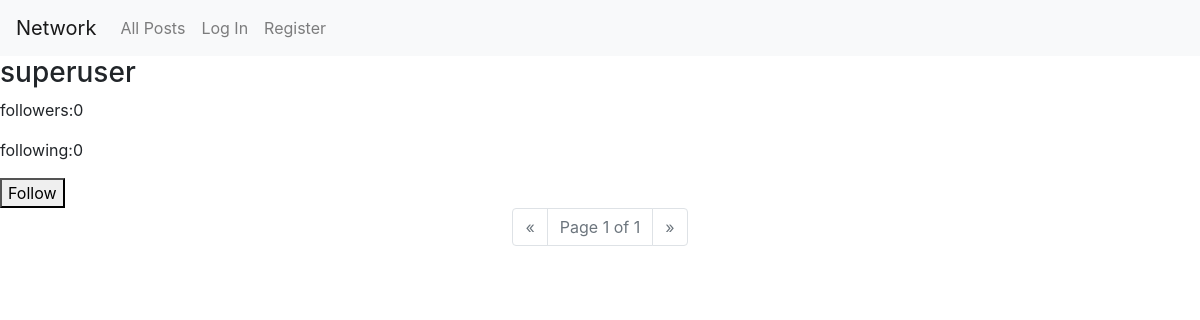
The page /profile/superuser on the database as committed earlier.
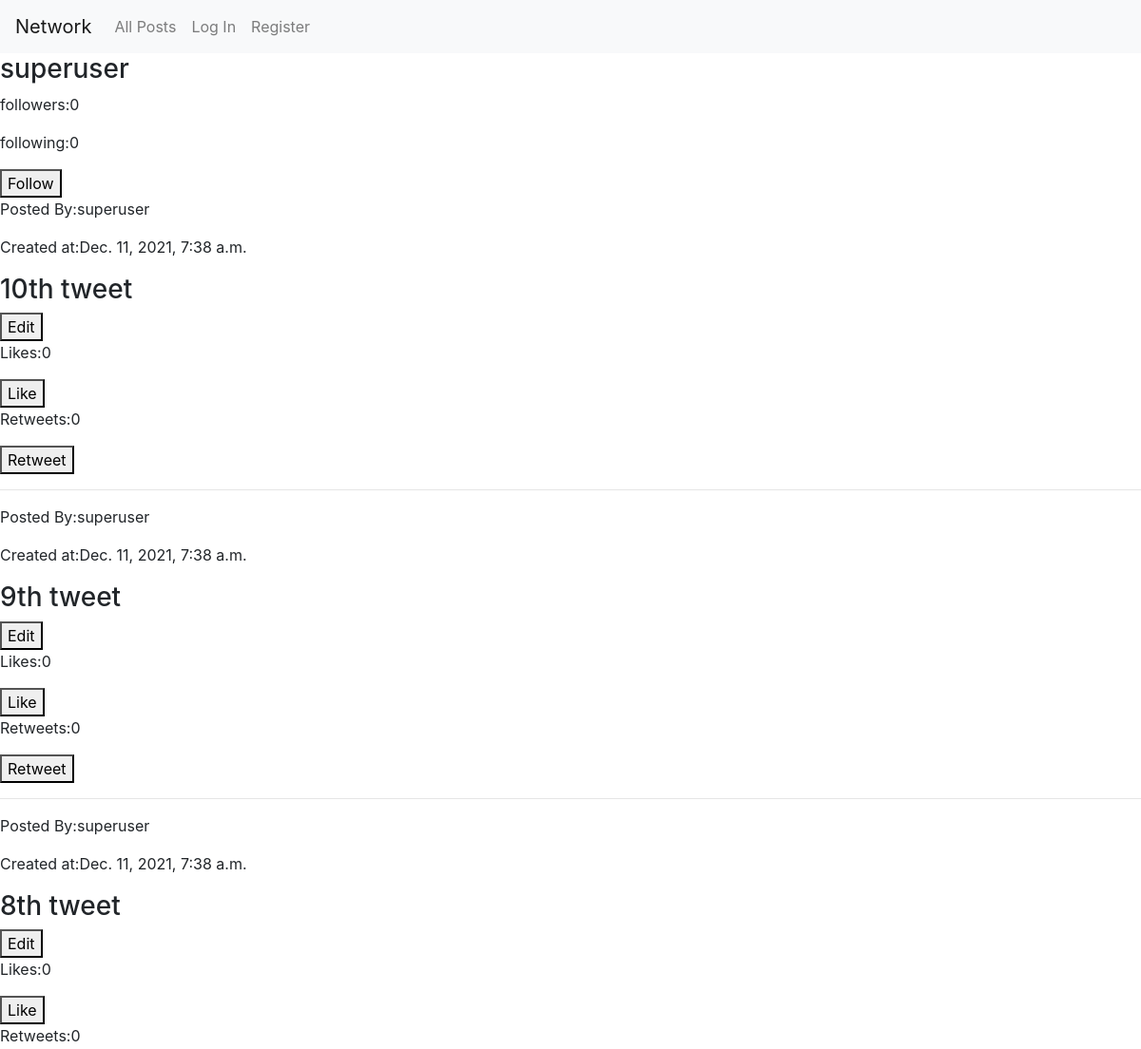
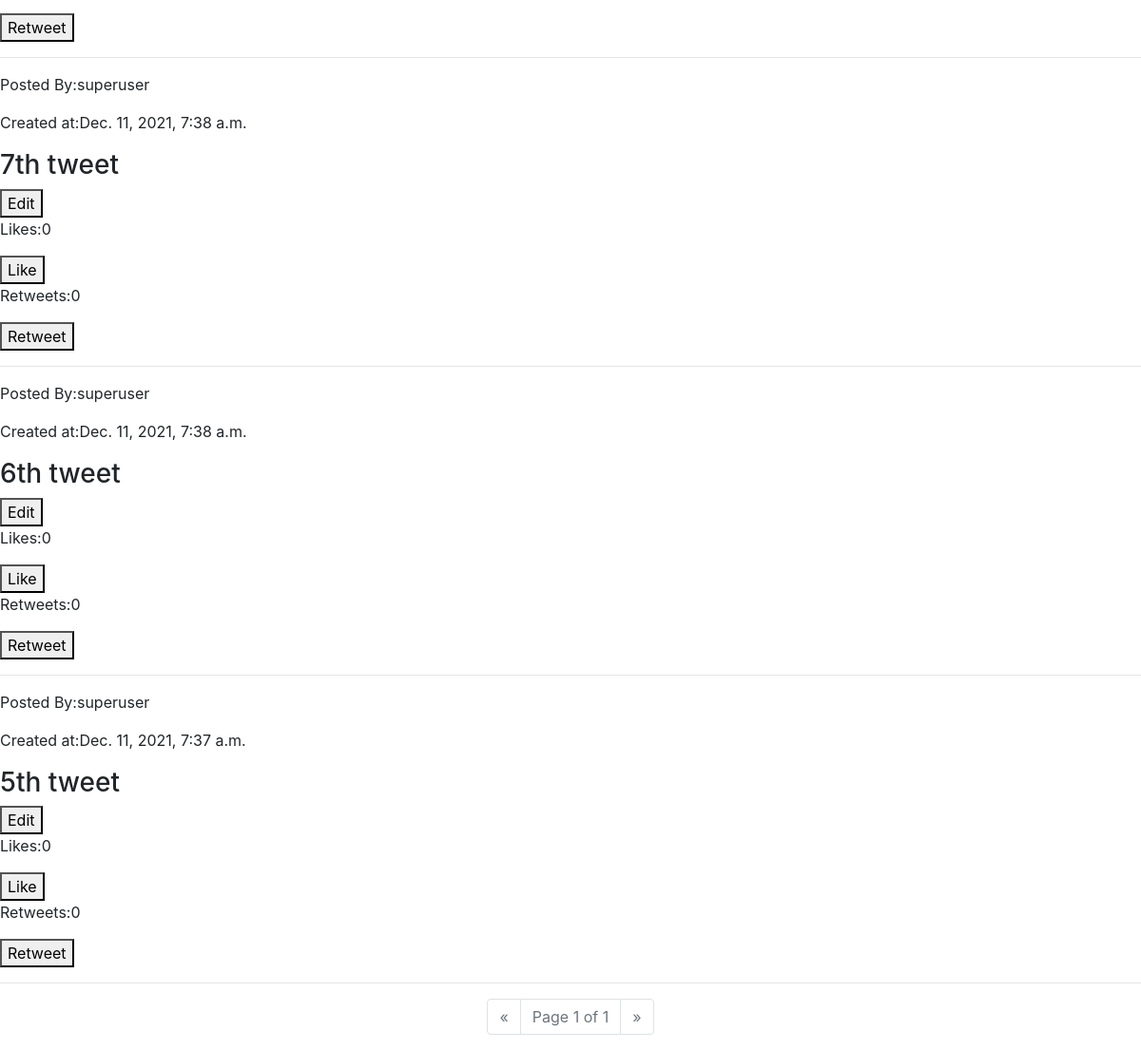
The same page on the database as committed later (2 pictures, top to bottom).
### network/models.py (models this page shows, shortened)
class make_tweet(models.Model):
    content=models.CharField(max_length=1000,null=False)
    author=models.ForeignKey(User,on_delete=models.CASCADE,related_name="tweet")
    time_stamp=models.DateTimeField(auto_now_add=True)
    liked=models.ManyToManyField(User,related_name="like",blank=True)
    retweet=models.ManyToManyField(User,related_name="retweet",blank=True)
    def likecount(self):
        return self.liked.all().count()
    def retweetcount(self):
        return self.retweet.all().count()
    class Meta:
        ordering=['-time_stamp']

class User(AbstractUser):
    pass
    is_following=models.ManyToManyField("self",related_name="followers",blank=True,symmetrical=False)
    def __str__(self):
        return self.username

### network/views.py (the view)
# urls.py: path("profile/<str:username>", views.view_profile, name="view_profile"),
def view_profile(request,username):
    viewed_profile=User.objects.get(username=username)
    tweets=viewed_profile.tweet.all()
    print(tweets)
    paginate=Paginator(tweets,10)
    page_number=request.GET.get("page")
    page_obj=paginate.get_page(page_number)
    return render(request,"network/profile.html",{
        "profile":viewed_profile,
        "page_obj":page_obj,
    })

### network/templates/network/profile.html (shortened to what this page needs)
{% extends "network/layout.html" %}
{% load static %}
{% block body %}
<div class="profile" id="profile-{{profile.id}}">
    <h3 class="username">{{profile.username}}</h3>
    <p class="followers"> followers:{{profile.followers.all.count}}</p>
    <p class="following"> following:{{profile.is_following.all.count}}</p>
    <button  class="follow-button"data-username={{profile.username}}>Follow</button>
</div>
<div class="own-tweets tweets">
    {% for tweet in page_obj %}
    <div class="tweet" id='tweet-{{tweet.id}}' onclick="location.href='{% url 'view_tweet' tweet.id %}'">
        <div class="tweet-info">
            <p class="tweet-author" onclick="location.href='{% url 'view_profile' tweet.author %}'">Posted By:{{tweet.author}}</p>
            <p class="timestamp">Created at:{{tweet.time_stamp}}</p>
        </div>
        <h3 class="tweet-content" id="tweet-content-{{tweet.id}}">{{tweet.content}}</h3>
        <button class="edit_button " data-id="{{tweet.id}}">Edit</button>
        <p  id="like-post-{{tweet.id}}" class="like-count">Likes:{{tweet.likecount}}</p>
        <button class="like-button" data-id="{{tweet.id}}">Like</button>
        <p  id="rt-post-{{tweet.id}}" class="rt-count">Retweets:{{tweet.retweetcount}}</p>
        <button class="rt-button" data-id="{{tweet.id}}">Retweet</button>
    </div>
    <hr>
    {% endfor %}
</div>
<nav aria-label="page navigation">
    <ul class="pagination justify-content-center">
      {% if page_obj.has_previous %}
        <li class="page-item">
          <a class="page-link" href="?page=1">First</a>
        </li>
        <li class="page-item">
          <a class="page-link" href="?page={{ page_obj.previous_page_number }}">&laquo; </a>
        </li>
      {% else %}
         <li class="page-item disabled">
           <a class="page-link" href="#">&laquo;</a>
         </li>
      {% endif %}
        <li class="page-item disabled" aria-current="page">
          <span class=" current page-link">
            Page {{ page_obj.number }} of {{ page_obj.paginator.num_pages }}
          </span>
        </li>
      {% if page_obj.has_next %}
        <li class="page-item">
          <a  class="page-link" href="?page={{ page_obj.next_page_number }}"><span aria-hidden="true">&raquo;</span></a>
        </li>
        <li class="page-item">
          <a  class="page-link" href="?page={{ page_obj.paginator.num_pages }}"><span aria-hidden="true">Last</span></a>
        </li>
        {% else %}
          <li class="page-item disabled">
            <a  class="page-link" href="#"><span aria-hidden="true">&raquo;</span></a>
          </li>
      {% endif %}
    </ul>
</nav>
{% endblock %}

Rows that differ between the two databases and show on the page:
added make_tweet: author "superuser", time_stamp "Dec. 11, 2021, 7:38 a.m.", content "10th tweet", likecount "0", retweetcount "0"
added make_tweet: author "superuser", time_stamp "Dec. 11, 2021, 7:38 a.m.", content "9th tweet", likecount "0", retweetcount "0"
added make_tweet: author "superuser", time_stamp "Dec. 11, 2021, 7:38 a.m.", content "8th tweet", likecount "0", retweetcount "0"
added make_tweet: author "superuser", time_stamp "Dec. 11, 2021, 7:38 a.m.", content "7th tweet", likecount "0", retweetcount "0"
added make_tweet: author "superuser", time_stamp "Dec. 11, 2021, 7:38 a.m.", content "6th tweet", likecount "0", retweetcount "0"
added make_tweet: author "superuser", time_stamp "Dec. 11, 2021, 7:37 a.m.", content "5th tweet", likecount "0", retweetcount "0"
